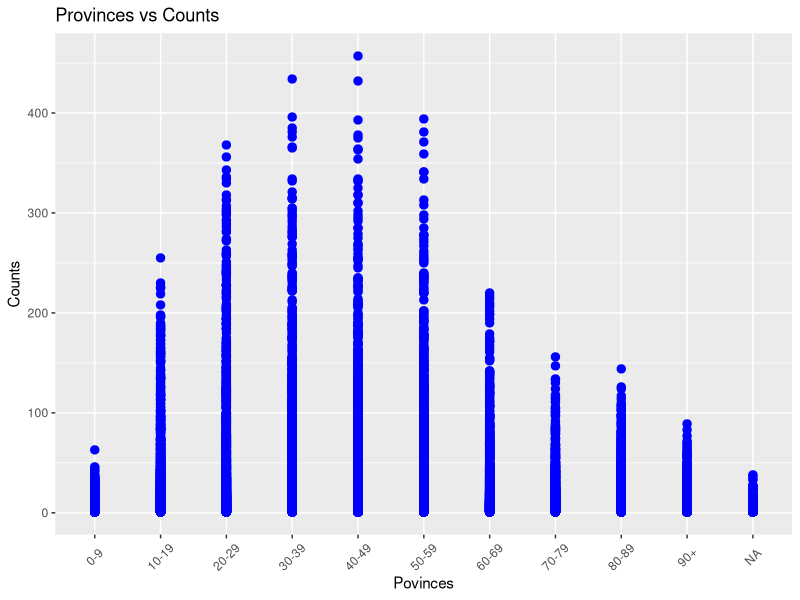
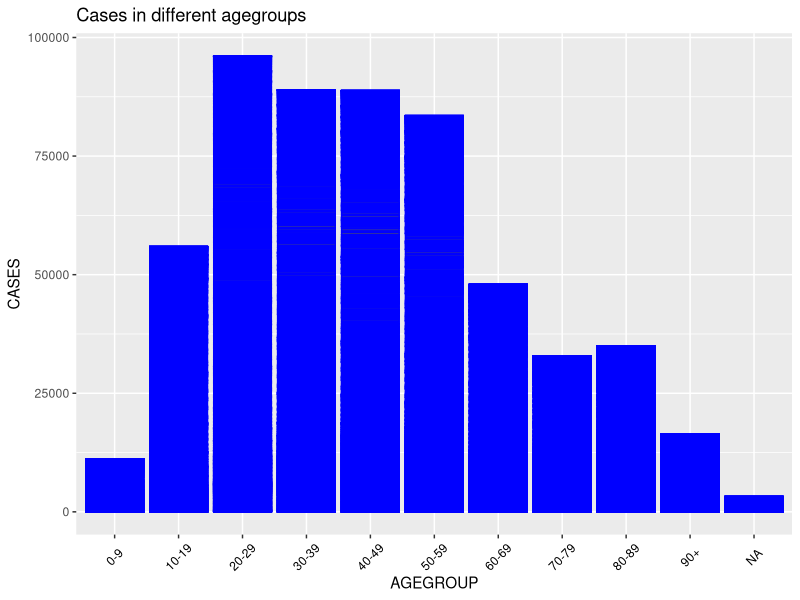
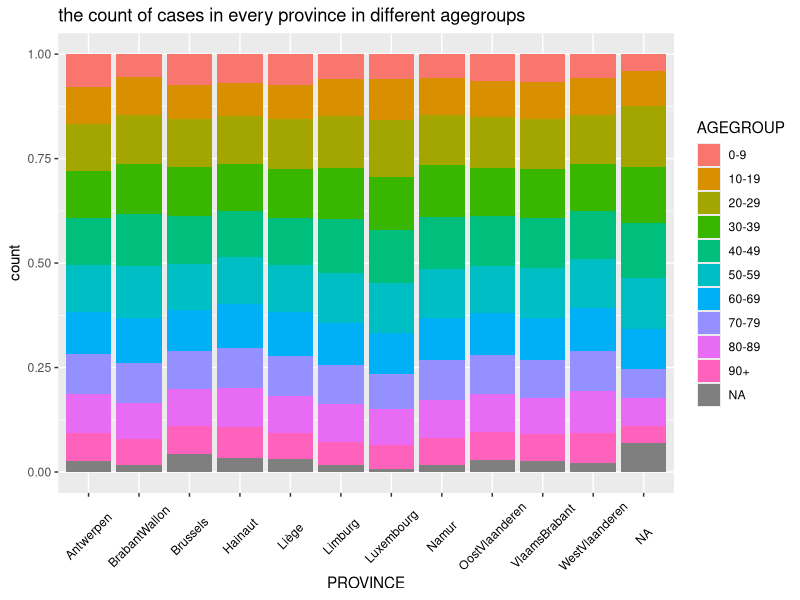
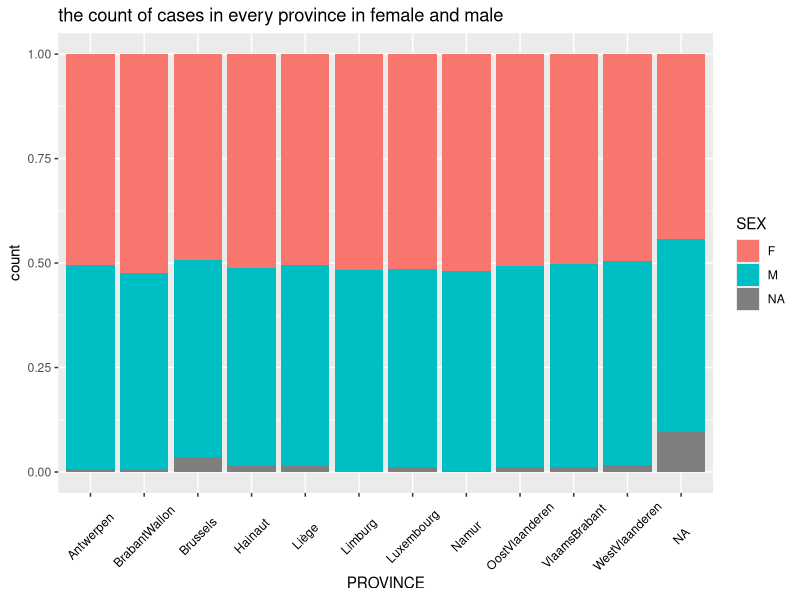
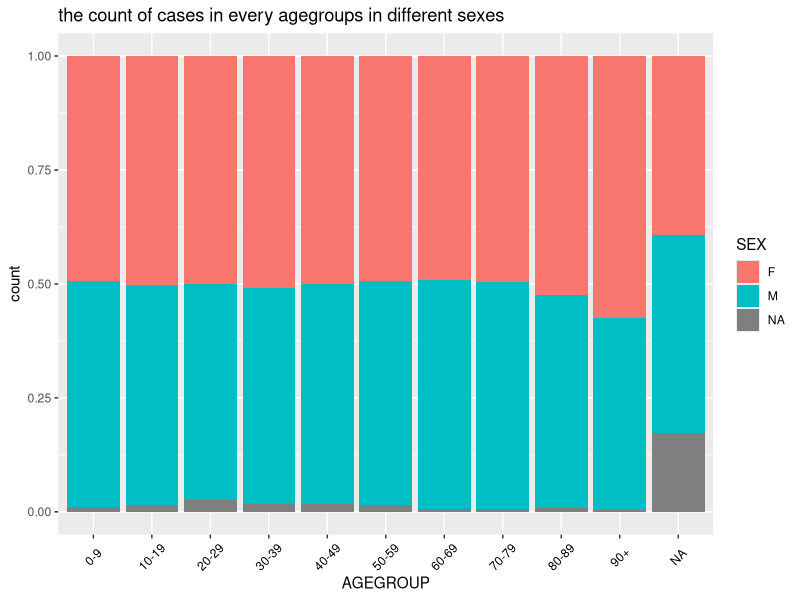
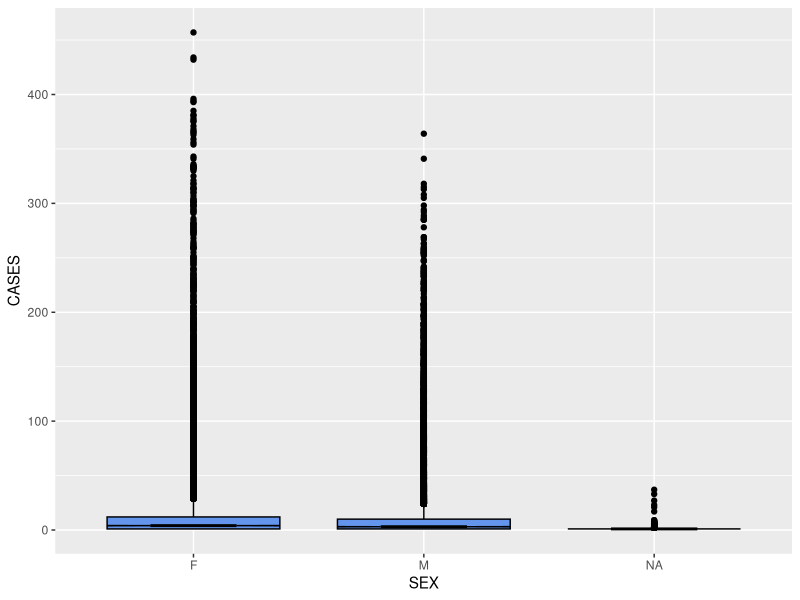

The R source for these figures, in order:
Data1<-read.csv("COVID19BE_CASES_AGESEX.csv")
dim(Data1)
str(Data1)
install.packages("ggplot2")
require(ggplot2)
ggplot(Data1,aes(x=AGEGROUP,y=CASES))+geom_point(size=2.5,color="blue")+theme(axis.text.x = element_text(angle = 45,hjust = 0.5,vjust = 0.5))+xlab("Povinces")+ylab("Counts")+ggtitle("Provinces vs Counts")
ggplot(Data1,aes(AGEGROUP,CASES))+geom_bar(stat="identity",color="blue")+theme(axis.text.x = element_text(angle = 45,vjust = 0.5,color = "black"))+ggtitle("Cases in different agegroups")
ggplot(Data1,aes(x=PROVINCE,fill=AGEGROUP))+geom_bar(position = "fill")+labs(title='the count of cases in every province in different agegroups')+theme(axis.text.x = element_text(angle = 45,vjust = 0.5,color = "black"))
ggplot(Data1,aes(x=PROVINCE,fill=SEX))+geom_bar(position = "fill")+labs(title='the count of cases in every province in female and male')+theme(axis.text.x = element_text(angle = 45,vjust = 0.5,color = "black"))
ggplot(Data1,aes(x=AGEGROUP,fill=SEX))+geom_bar(position = "fill")+labs(title='the count of cases in every agegroups in different sexes')+theme(axis.text.x = element_text(angle = 45,vjust = 0.5,color = "black"))
ggplot(Data1,aes(x=SEX,y=CASES))+geom_boxplot(fill="cornflowerblue",color="black",notch = TRUE)


